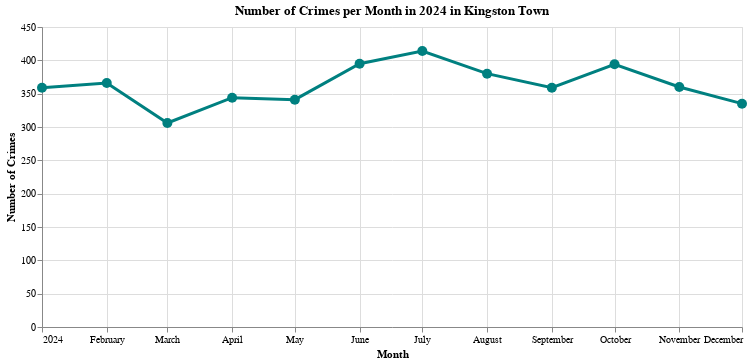

Notebook code for this chart:
### Code cell
month_crimes = crimes["month"].value_counts().reset_index()

alt.Chart(month_crimes).mark_line(point=True, strokeWidth=3).encode(
    x=alt.X('month', title='Month'),
    y=alt.Y('count', title='Number of Crimes'),
    color=alt.value('teal'),
    tooltip=[
        alt.Tooltip('month', title='Month'),
        alt.Tooltip('count',
                    title='Number of Crimes')
    ]
).properties(
    width=700,
    height=300,
    title=f'Number of Crimes per Month in 2024 in {neighbourhood.title()}'
).configure_point(
    size=100
)

### Figure 1 — Vega-Lite specification as saved in the notebook (floating-point values rounded to 4 significant figures)
{"config": {"view": {"continuousWidth": 300, "continuousHeight": 300}, "point": {"size": 100}}, "data": {"name": "data-3e85aba48822ba954d6d917fb02e2e1b"}, "mark": {"type": "line", "point": true, "strokeWidth": 3}, "encoding": {"color": {"value": "teal"}, "tooltip": [{"field": "month", "title": "Month", "type": "temporal"}, {"field": "count", "title": "Number of Crimes", "type": "quantitative"}], "x": {"field": "month", "title": "Month", "type": "temporal"}, "y": {"field": "count", "title": "Number of Crimes", "type": "quantitative"}}, "height": 300, "title": "Number of Crimes per Month in 2024 in Kingston Town", "width": 700, "$schema": "https://vega.github.io/schema/vega-lite/v5.20.1.json", "datasets": {"data-3e85aba48822ba954d6d917fb02e2e1b": [{"month": "2024-07-01T00:00:00", "count": 414}, {"month": "2024-06-01T00:00:00", "count": 395}, {"month": "2024-10-01T00:00:00", "count": 394}, {"month": "2024-08-01T00:00:00", "count": 380}, {"month": "2024-02-01T00:00:00", "count": 366}, {"month": "2024-11-01T00:00:00", "count": 360}, {"month": "2024-01-01T00:00:00", "count": 359}, {"month": "2024-09-01T00:00:00", "count": 359}, {"month": "2024-04-01T00:00:00", "count": 344}, {"month": "2024-05-01T00:00:00", "count": 341}, {"month": "2024-12-01T00:00:00", "count": 335}, {"month": "2024-03-01T00:00:00", "count": 306}]}}
